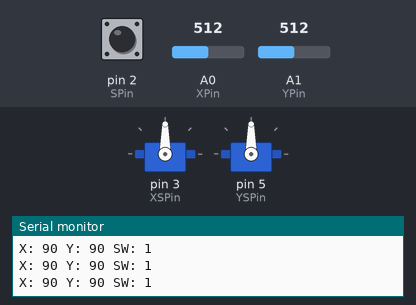
Recording of a sketch running on a simulated Arduino Uno, built with avr-gcc and run on an emulated ATmega328P. Parts: 2 × servo, the last lines printed to the serial monitor. The inputs (shaded band) are chosen by the test bench; at power-on: A0 (XPin) = 512, A1 (YPin) = 512, pin 2 (SPin) HIGH.

Above: at 1.2 s.
1.3 s: A0 (XPin) set to 716
At 1.9 s:
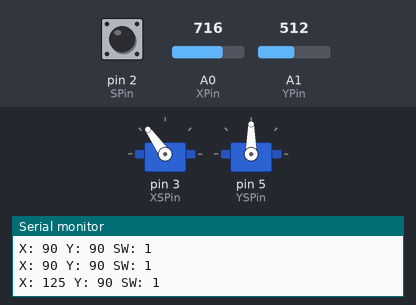
3.0 s: A1 (YPin) set to 716
At 4.2 s:
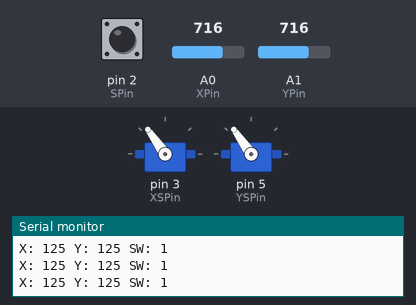
4.5 s: A0 (XPin) set to 900
At 5.7 s:
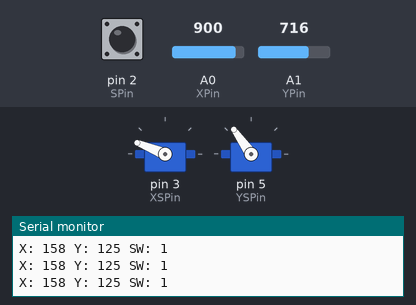
6.0 s: A1 (YPin) set to 900
At 7.0 s:
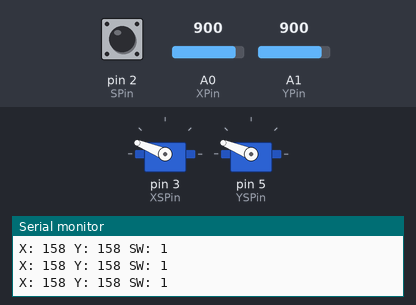
7.5 s: A0 (XPin) set to 1023
At 8.3 s:
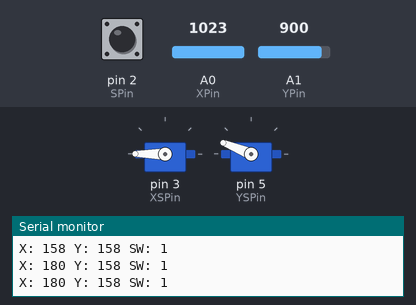
9.0 s: A1 (YPin) set to 1023
At 9.7 s:
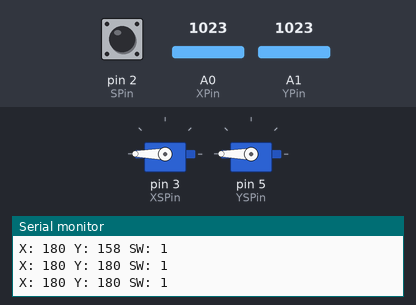
Timing chart, 0 to 11.5 s (numbered marks = the images above; inputs shaded):
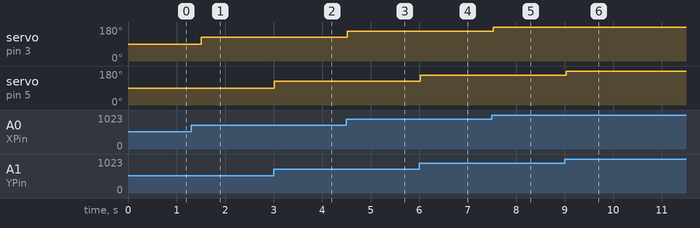

Measured:
- after the input at 1.3 s, servo on pin 3 (XSPin): 90° → 125° after 0.21 s
- after the input at 3.0 s, servo on pin 5 (YSPin): 90° → 125° at once
- after the input at 4.5 s, servo on pin 3 (XSPin): 125° → 158° at once
- after the input at 6.0 s, servo on pin 5 (YSPin): 125° → 158° at once
- after the input at 7.5 s, servo on pin 3 (XSPin): 158° → 180° at once
- after the input at 9.0 s, servo on pin 5 (YSPin): 158° → 180° at once

The sketch:

Bai17-Joysticks-Servo.ino
```cpp
#include <Servo.h>
int SPin = 2;
int XPin = A0;
int YPin = A1;
int XSPin = 3;
int YSPin = 5;
int SVal;
int XVal;
int YVal;
int XPos=0;
int YPos=0;
Servo XServo;
Servo YServo;
void setup() {
  // put your setup code here, to run once:
  pinMode(SPin,INPUT_PULLUP);
  pinMode(XPin,INPUT);
  pinMode(YPin,INPUT);
  XServo.attach(XSPin);
  YServo.attach(YSPin);
  Serial.begin(9600);
}

void loop() {
  // put your main code here, to run repeatedly:
  XVal = analogRead(XPin);
  YVal = analogRead(YPin);
  SVal = digitalRead(SPin);

  XPos = map(XVal,0,1023,0,180);
  YPos = map(YVal,0,1023,0,180);

  XServo.write(XPos);
  YServo.write(YPos);

  delay(300);
  Serial.print("X: ");
  Serial.print(XPos);
  Serial.print(" Y: ");
  Serial.print(YPos);
  Serial.print(" SW: ");
  Serial.println(SVal);
}
```
